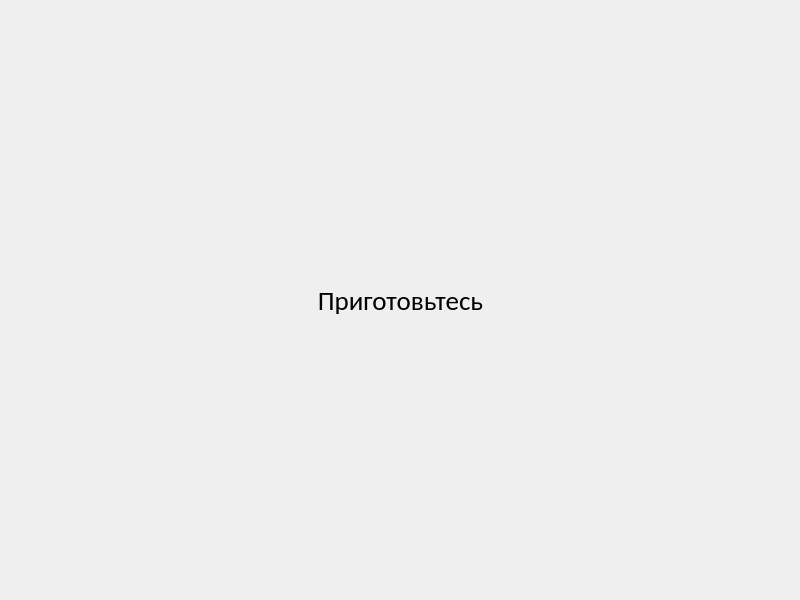
<?xml version="1.0" encoding="UTF-8"?>
<ui version="4.0">
 <class>DisplayWindow</class>
 <widget class="QDialog" name="DisplayWindow">
  <property name="geometry">
   <rect>
    <x>0</x>
    <y>0</y>
    <width>800</width>
    <height>600</height>
   </rect>
  </property>
  <property name="windowTitle">
   <string>SpeedReader: Просмотр</string>
  </property>
  <widget class="QWidget" name="verticalLayoutWidget">
   <property name="geometry">
    <rect>
     <x>100</x>
     <y>150</y>
     <width>601</width>
     <height>301</height>
    </rect>
   </property>
   <layout class="QVBoxLayout" name="labelLayout">
    <property name="spacing">
     <number>0</number>
    </property>
    <item>
     <widget class="QLabel" name="textLabel">
      <property name="font">
       <font>
        <family>Calibri</family>
        <pointsize>20</pointsize>
       </font>
      </property>
      <property name="layoutDirection">
       <enum>Qt::LeftToRight</enum>
      </property>
      <property name="text">
       <string>Приготовьтесь</string>
      </property>
      <property name="textFormat">
       <enum>Qt::AutoText</enum>
      </property>
      <property name="scaledContents">
       <bool>false</bool>
      </property>
      <property name="alignment">
       <set>Qt::AlignCenter</set>
      </property>
     </widget>
    </item>
   </layout>
  </widget>
 </widget>
 <resources/>
 <connections/>
</ui>
